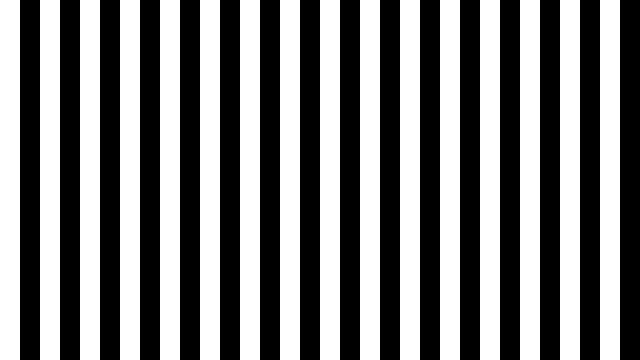
Frame 1 (no input)
Frame 60 (the mouse pressed at the canvas centre just before this capture): identical to frame 1, image omitted
Frame 120 (the mouse held since frame 60 and released just before this capture): identical to frame 1, image omitted

The Processing sketch that drew this single still picture (run headless with seeded random() and noise(); from frame 60 on, the mouse is pressed at the canvas centre):

// Processing sketch: vertical_stripes
// ── vertical_stripes.pde
// Vertical Stripes
// The Coding Train / Daniel Shiffman
// Processing Intro Series

float w = 20;

void setup() {
  size(640, 360);
  pixelDensity(2); 
}

void draw() {
  background(0);
  fill(255);
  noStroke();
  for (float x = 0; x < width; x += w * 2) {
    rect(x, 0, w, height);
  }
}
